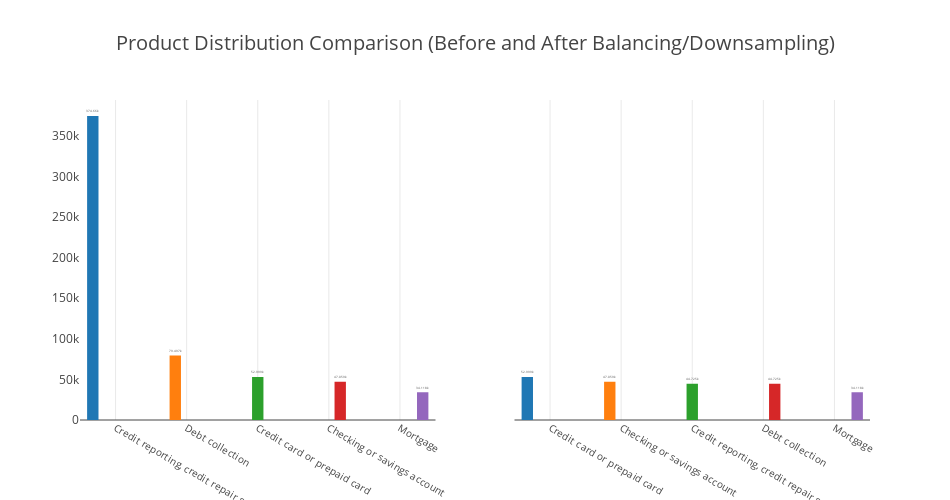

Source (notebook cell):
### Code cell
import plotly.express as px
from plotly.subplots import make_subplots

# Create a bar plot function
def plot_product_distribution(df, title, yaxis_title):
    data = df['Product'].value_counts()
    data = data.sort_values(ascending=False)

    fig = px.bar(data, x=data.index, y=data.values, color=data.index,
                 labels={'x': 'Product', 'y': 'Count', 'color': 'Product'},
                 title=title)

    fig.update_traces(texttemplate='%{y}', textposition='outside',
                      textfont_size=8)

    fig.add_annotation(x=0.5, y=1.1,
                       text="Total Complaints: " + str(data.sum()),
                       showarrow=False,
                       font=dict(size=12, color="black"),
                       xref="paper",
                       yref="paper")

    fig.update_xaxes(showticklabels=False)
    # replace 'index' with 'Product' on x-axis
    fig.update_layout(xaxis_title="Product", yaxis_title=yaxis_title)

    return fig

# Create subplots
fig = make_subplots(rows=1, cols=2, shared_yaxes=True, horizontal_spacing=0.1)

# Plot Product distribution for filtered_df
fig_filtered = plot_product_distribution(filtered_df, 'Product By Complaint Volume (Original)', 
                                          'Count (Original)')
fig.update_layout(showlegend=False)
for trace in fig_filtered.data:
    fig.add_trace(trace, row=1, col=1)

# Plot Product distribution for balanced_df
fig_balanced = plot_product_distribution(balanced_df, 'Product By Complaint Volume (Balanced)',
                                         'Count (Balanced)')
fig.update_layout(showlegend=False)
for trace in fig_balanced.data:
    fig.add_trace(trace, row=1, col=2)

# Update layout
fig.update_layout(height=500, width=950, 
                  title_text="Product Distribution Comparison (Before and After Balancing/Downsampling)")
fig.show()

### Figure 1 — Plotly figure (JSON) as saved in the notebook; plotly's stock layout.template omitted (floating-point values rounded to 4 significant figures)
{"data": [{"alignmentgroup": "True", "hovertemplate": "index=%{x}<br>Count=%{y}<extra></extra>", "legendgroup": "Credit reporting, credit repair services, or other personal consumer reports", "marker": {"color": "#1F77B4", "pattern": {"shape": ""}}, "name": "Credit reporting, credit repair services, or other personal consumer reports", "offsetgroup": "Credit reporting, credit repair services, or other personal consumer reports", "orientation": "v", "showlegend": true, "textfont": {"size": 8}, "textposition": "outside", "texttemplate": "%{y}", "type": "bar", "x": ["Credit reporting, credit repair services, or other personal consumer reports"], "xaxis": "x", "y": [374660], "yaxis": "y"}, {"alignmentgroup": "True", "hovertemplate": "index=%{x}<br>Count=%{y}<extra></extra>", "legendgroup": "Debt collection", "marker": {"color": "#FF7F0E", "pattern": {"shape": ""}}, "name": "Debt collection", "offsetgroup": "Debt collection", "orientation": "v", "showlegend": true, "textfont": {"size": 8}, "textposition": "outside", "texttemplate": "%{y}", "type": "bar", "x": ["Debt collection"], "xaxis": "x", "y": [79497], "yaxis": "y"}, {"alignmentgroup": "True", "hovertemplate": "index=%{x}<br>Count=%{y}<extra></extra>", "legendgroup": "Credit card or prepaid card", "marker": {"color": "#2CA02C", "pattern": {"shape": ""}}, "name": "Credit card or prepaid card", "offsetgroup": "Credit card or prepaid card", "orientation": "v", "showlegend": true, "textfont": {"size": 8}, "textposition": "outside", "texttemplate": "%{y}", "type": "bar", "x": ["Credit card or prepaid card"], "xaxis": "x", "y": [52999], "yaxis": "y"}, {"alignmentgroup": "True", "hovertemplate": "index=%{x}<br>Count=%{y}<extra></extra>", "legendgroup": "Checking or savings account", "marker": {"color": "#D62728", "pattern": {"shape": ""}}, "name": "Checking or savings account", "offsetgroup": "Checking or savings account", "orientation": "v", "showlegend": true, "textfont": {"size": 8}, "textposition": "outside", "texttemplate": "%{y}", "type": "bar", "x": ["Checking or savings account"], "xaxis": "x", "y": [47059], "yaxis": "y"}, {"alignmentgroup": "True", "hovertemplate": "index=%{x}<br>Count=%{y}<extra></extra>", "legendgroup": "Mortgage", "marker": {"color": "#9467BD", "pattern": {"shape": ""}}, "name": "Mortgage", "offsetgroup": "Mortgage", "orientation": "v", "showlegend": true, "textfont": {"size": 8}, "textposition": "outside", "texttemplate": "%{y}", "type": "bar", "x": ["Mortgage"], "xaxis": "x", "y": [34118], "yaxis": "y"}, {"alignmentgroup": "True", "hovertemplate": "index=%{x}<br>Count=%{y}<extra></extra>", "legendgroup": "Credit card or prepaid card", "marker": {"color": "#1F77B4", "pattern": {"shape": ""}}, "name": "Credit card or prepaid card", "offsetgroup": "Credit card or prepaid card", "orientation": "v", "showlegend": true, "textfont": {"size": 8}, "textposition": "outside", "texttemplate": "%{y}", "type": "bar", "x": ["Credit card or prepaid card"], "xaxis": "x2", "y": [52999], "yaxis": "y2"}, {"alignmentgroup": "True", "hovertemplate": "index=%{x}<br>Count=%{y}<extra></extra>", "legendgroup": "Checking or savings account", "marker": {"color": "#FF7F0E", "pattern": {"shape": ""}}, "name": "Checking or savings account", "offsetgroup": "Checking or savings account", "orientation": "v", "showlegend": true, "textfont": {"size": 8}, "textposition": "outside", "texttemplate": "%{y}", "type": "bar", "x": ["Checking or savings account"], "xaxis": "x2", "y": [47059], "yaxis": "y2"}, {"alignmentgroup": "True", "hovertemplate": "index=%{x}<br>Count=%{y}<extra></extra>", "legendgroup": "Credit reporting, credit repair services, or other personal consumer reports", "marker": {"color": "#2CA02C", "pattern": {"shape": ""}}, "name": "Credit reporting, credit repair services, or other personal consumer reports", "offsetgroup": "Credit reporting, credit repair services, or other personal consumer reports", "orientation": "v", "showlegend": true, "textfont": {"size": 8}, "textposition": "outside", "texttemplate": "%{y}", "type": "bar", "x": ["Credit reporting, credit repair services, or other personal consumer reports"], "xaxis": "x2", "y": [44725], "yaxis": "y2"}, {"alignmentgroup": "True", "hovertemplate": "index=%{x}<br>Count=%{y}<extra></extra>", "legendgroup": "Debt collection", "marker": {"color": "#D62728", "pattern": {"shape": ""}}, "name": "Debt collection", "offsetgroup": "Debt collection", "orientation": "v", "showlegend": true, "textfont": {"size": 8}, "textposition": "outside", "texttemplate": "%{y}", "type": "bar", "x": ["Debt collection"], "xaxis": "x2", "y": [44725], "yaxis": "y2"}, {"alignmentgroup": "True", "hovertemplate": "index=%{x}<br>Count=%{y}<extra></extra>", "legendgroup": "Mortgage", "marker": {"color": "#9467BD", "pattern": {"shape": ""}}, "name": "Mortgage", "offsetgroup": "Mortgage", "orientation": "v", "showlegend": true, "textfont": {"size": 8}, "textposition": "outside", "texttemplate": "%{y}", "type": "bar", "x": ["Mortgage"], "xaxis": "x2", "y": [34118], "yaxis": "y2"}], "layout": {"height": 500, "showlegend": false, "title": {"text": "Product Distribution Comparison (Before and After Balancing/Downsampling)"}, "width": 950, "xaxis": {"anchor": "y", "domain": [0, 0.45]}, "xaxis2": {"anchor": "y2", "domain": [0.55, 1]}, "yaxis": {"anchor": "x", "domain": [0, 1]}, "yaxis2": {"anchor": "x2", "domain": [0, 1], "matches": "y", "showticklabels": false}}}
